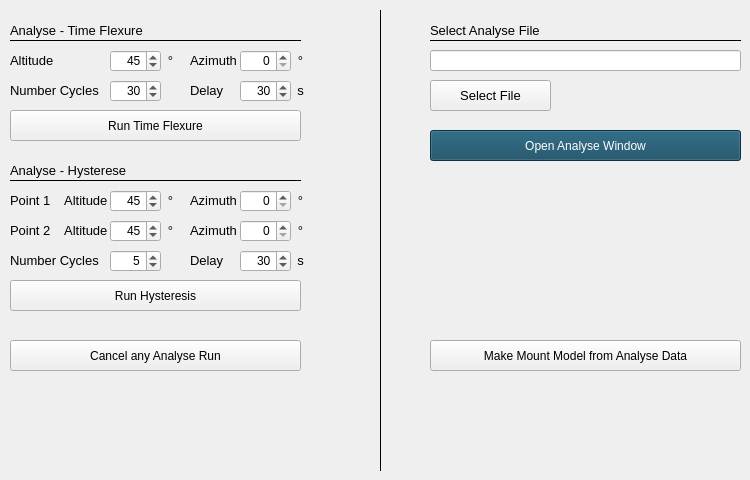
   <widget class="QWidget" name="tab_5">
    <attribute name="title">
     <string>Model Analyse</string>
    </attribute>
    <widget class="QLabel" name="label_107">
     <property name="geometry">
      <rect>
       <x>10</x>
       <y>20</y>
       <width>191</width>
       <height>21</height>
      </rect>
     </property>
     <property name="font">
      <font>
       <pointsize>10</pointsize>
      </font>
     </property>
     <property name="text">
      <string>Analyse - Time Flexure</string>
     </property>
    </widget>
    <widget class="QPushButton" name="btn_cancelAnalyseModel">
     <property name="geometry">
      <rect>
       <x>10</x>
       <y>340</y>
       <width>291</width>
       <height>31</height>
      </rect>
     </property>
     <property name="toolTip">
      <string>&lt;html&gt;&lt;head/&gt;&lt;body&gt;&lt;p&gt;Cancels a analyse cycle by constant pointing alt/az and measuring the error (next point)&lt;/p&gt;&lt;/body&gt;&lt;/html&gt;</string>
     </property>
     <property name="text">
      <string>Cancel any Analyse Run</string>
     </property>
    </widget>
    <widget class="QPushButton" name="btn_runTimeChangeModel">
     <property name="geometry">
      <rect>
       <x>10</x>
       <y>110</y>
       <width>291</width>
       <height>31</height>
      </rect>
     </property>
     <property name="toolTip">
      <string>&lt;html&gt;&lt;head/&gt;&lt;body&gt;&lt;p&gt;Runs a analyse cycle by constant pointing alt/az and measuring the error&lt;/p&gt;&lt;/body&gt;&lt;/html&gt;</string>
     </property>
     <property name="text">
      <string>Run Time Flexure</string>
     </property>
    </widget>
    <widget class="Line" name="line_33">
     <property name="geometry">
      <rect>
       <x>10</x>
       <y>30</y>
       <width>291</width>
       <height>21</height>
      </rect>
     </property>
     <property name="frameShadow">
      <enum>QFrame::Plain</enum>
     </property>
     <property name="orientation">
      <enum>Qt::Horizontal</enum>
     </property>
    </widget>
    <widget class="QLabel" name="label_174">
     <property name="geometry">
      <rect>
       <x>10</x>
       <y>50</y>
       <width>51</width>
       <height>21</height>
      </rect>
     </property>
     <property name="font">
      <font>
       <pointsize>10</pointsize>
      </font>
     </property>
     <property name="text">
      <string>Altitude</string>
     </property>
    </widget>
    <widget class="QDoubleSpinBox" name="azimuthTimeChange">
     <property name="geometry">
      <rect>
       <x>240</x>
       <y>50</y>
       <width>51</width>
       <height>22</height>
      </rect>
     </property>
     <property name="alignment">
      <set>Qt::AlignRight|Qt::AlignTrailing|Qt::AlignVCenter</set>
     </property>
     <property name="decimals">
      <number>0</number>
     </property>
     <property name="maximum">
      <double>359.000000000000000</double>
     </property>
     <property name="singleStep">
      <double>1.000000000000000</double>
     </property>
     <property name="value">
      <double>0.000000000000000</double>
     </property>
    </widget>
    <widget class="QLabel" name="label_175">
     <property name="geometry">
      <rect>
       <x>190</x>
       <y>50</y>
       <width>51</width>
       <height>21</height>
      </rect>
     </property>
     <property name="font">
      <font>
       <pointsize>10</pointsize>
      </font>
     </property>
     <property name="text">
      <string>Azimuth</string>
     </property>
    </widget>
    <widget class="QDoubleSpinBox" name="altitudeTimeChange">
     <property name="geometry">
      <rect>
       <x>110</x>
       <y>50</y>
       <width>51</width>
       <height>22</height>
      </rect>
     </property>
     <property name="alignment">
      <set>Qt::AlignRight|Qt::AlignTrailing|Qt::AlignVCenter</set>
     </property>
     <property name="decimals">
      <number>0</number>
     </property>
     <property name="minimum">
      <double>0.000000000000000</double>
     </property>
     <property name="maximum">
      <double>90.000000000000000</double>
     </property>
     <property name="singleStep">
      <double>1.000000000000000</double>
     </property>
     <property name="value">
      <double>45.000000000000000</double>
     </property>
    </widget>
    <widget class="QLabel" name="label_176">
     <property name="geometry">
      <rect>
       <x>10</x>
       <y>80</y>
       <width>101</width>
       <height>21</height>
      </rect>
     </property>
     <property name="font">
      <font>
       <pointsize>10</pointsize>
      </font>
     </property>
     <property name="text">
      <string>Number Cycles</string>
     </property>
    </widget>
    <widget class="QDoubleSpinBox" name="numberRunsTimeChange">
     <property name="geometry">
      <rect>
       <x>110</x>
       <y>80</y>
       <width>51</width>
       <height>22</height>
      </rect>
     </property>
     <property name="alignment">
      <set>Qt::AlignRight|Qt::AlignTrailing|Qt::AlignVCenter</set>
     </property>
     <property name="decimals">
      <number>0</number>
     </property>
     <property name="minimum">
      <double>10.000000000000000</double>
     </property>
     <property name="maximum">
      <double>300.000000000000000</double>
     </property>
     <property name="singleStep">
      <double>1.000000000000000</double>
     </property>
     <property name="value">
      <double>30.000000000000000</double>
     </property>
    </widget>
    <widget class="QLabel" name="label_111">
     <property name="geometry">
      <rect>
       <x>290</x>
       <y>50</y>
       <width>21</width>
       <height>20</height>
      </rect>
     </property>
     <property name="font">
      <font>
       <pointsize>10</pointsize>
      </font>
     </property>
     <property name="text">
      <string>°</string>
     </property>
     <property name="alignment">
      <set>Qt::AlignCenter</set>
     </property>
     <property name="wordWrap">
      <bool>false</bool>
     </property>
    </widget>
    <widget class="QLabel" name="label_112">
     <property name="geometry">
      <rect>
       <x>160</x>
       <y>50</y>
       <width>21</width>
       <height>20</height>
      </rect>
     </property>
     <property name="font">
      <font>
       <pointsize>10</pointsize>
      </font>
     </property>
     <property name="text">
      <string>°</string>
     </property>
     <property name="alignment">
      <set>Qt::AlignCenter</set>
     </property>
     <property name="wordWrap">
      <bool>false</bool>
     </property>
    </widget>
    <widget class="QLabel" name="label_177">
     <property name="geometry">
      <rect>
       <x>190</x>
       <y>80</y>
       <width>41</width>
       <height>21</height>
      </rect>
     </property>
     <property name="font">
      <font>
       <pointsize>10</pointsize>
      </font>
     </property>
     <property name="text">
      <string>Delay</string>
     </property>
    </widget>
    <widget class="QDoubleSpinBox" name="delayTimeTimeChange">
     <property name="geometry">
      <rect>
       <x>240</x>
       <y>80</y>
       <width>51</width>
       <height>22</height>
      </rect>
     </property>
     <property name="alignment">
      <set>Qt::AlignRight|Qt::AlignTrailing|Qt::AlignVCenter</set>
     </property>
     <property name="decimals">
      <number>0</number>
     </property>
     <property name="minimum">
      <double>1.000000000000000</double>
     </property>
     <property name="maximum">
      <double>300.000000000000000</double>
     </property>
     <property name="singleStep">
      <double>1.000000000000000</double>
     </property>
     <property name="value">
      <double>30.000000000000000</double>
     </property>
    </widget>
    <widget class="QLabel" name="label_115">
     <property name="geometry">
      <rect>
       <x>290</x>
       <y>80</y>
       <width>21</width>
       <height>20</height>
      </rect>
     </property>
     <property name="font">
      <font>
       <pointsize>10</pointsize>
      </font>
     </property>
     <property name="text">
      <string>s</string>
     </property>
     <property name="alignment">
      <set>Qt::AlignCenter</set>
     </property>
     <property name="wordWrap">
      <bool>false</bool>
     </property>
    </widget>
    <widget class="QLabel" name="label_118">
     <property name="geometry">
      <rect>
       <x>10</x>
       <y>160</y>
       <width>191</width>
       <height>21</height>
      </rect>
     </property>
     <property name="font">
      <font>
       <pointsize>10</pointsize>
      </font>
     </property>
     <property name="text">
      <string>Analyse - Hysterese</string>
     </property>
    </widget>
    <widget class="Line" name="line_37">
     <property name="geometry">
      <rect>
       <x>10</x>
       <y>170</y>
       <width>291</width>
       <height>21</height>
      </rect>
     </property>
     <property name="frameShadow">
      <enum>QFrame::Plain</enum>
     </property>
     <property name="orientation">
      <enum>Qt::Horizontal</enum>
     </property>
    </widget>
    <widget class="QPushButton" name="btn_runHystereseModel">
     <property name="geometry">
      <rect>
       <x>10</x>
       <y>280</y>
       <width>291</width>
       <height>31</height>
      </rect>
     </property>
     <property name="toolTip">
      <string>&lt;html&gt;&lt;head/&gt;&lt;body&gt;&lt;p&gt;Runs a analyse cycle by swapping two alt/az positions and measuring the error&lt;/p&gt;&lt;/body&gt;&lt;/html&gt;</string>
     </property>
     <property name="text">
      <string>Run Hysteresis</string>
     </property>
    </widget>
    <widget class="QLineEdit" name="le_analyseFileName">
     <property name="geometry">
      <rect>
       <x>430</x>
       <y>50</y>
       <width>311</width>
       <height>21</height>
      </rect>
     </property>
     <property name="font">
      <font>
       <family>Courier</family>
       <pointsize>10</pointsize>
       <weight>75</weight>
       <bold>true</bold>
      </font>
     </property>
     <property name="mouseTracking">
      <bool>false</bool>
     </property>
     <property name="acceptDrops">
      <bool>false</bool>
     </property>
     <property name="toolTip">
      <string>Name of Analysis file, where the data ist stored</string>
     </property>
     <property name="layoutDirection">
      <enum>Qt::RightToLeft</enum>
     </property>
     <property name="readOnly">
      <bool>false</bool>
     </property>
    </widget>
    <widget class="Line" name="line_29">
     <property name="geometry">
      <rect>
       <x>430</x>
       <y>30</y>
       <width>311</width>
       <height>21</height>
      </rect>
     </property>
     <property name="frameShadow">
      <enum>QFrame::Plain</enum>
     </property>
     <property name="orientation">
      <enum>Qt::Horizontal</enum>
     </property>
    </widget>
    <widget class="QPushButton" name="btn_openAnalyseWindow">
     <property name="geometry">
      <rect>
       <x>430</x>
       <y>130</y>
       <width>311</width>
       <height>31</height>
      </rect>
     </property>
     <property name="toolTip">
      <string>&lt;html&gt;&lt;head/&gt;&lt;body&gt;&lt;p&gt;Opens the analyse Popup Window&lt;/p&gt;&lt;/body&gt;&lt;/html&gt;</string>
     </property>
     <property name="styleSheet">
      <string notr="true">background-color: rgb(16, 72, 96);
color: rgb(255,255,255);</string>
     </property>
     <property name="text">
      <string>Open Analyse Window</string>
     </property>
    </widget>
    <widget class="QPushButton" name="btn_selectAnalyseFileName">
     <property name="geometry">
      <rect>
       <x>430</x>
       <y>80</y>
       <width>121</width>
       <height>31</height>
      </rect>
     </property>
     <property name="font">
      <font>
       <pointsize>10</pointsize>
      </font>
     </property>
     <property name="toolTip">
      <string>&lt;html&gt;&lt;head/&gt;&lt;body&gt;&lt;p&gt;Selects the file, where the analyse data is stored&lt;/p&gt;&lt;/body&gt;&lt;/html&gt;</string>
     </property>
     <property name="text">
      <string>Select File</string>
     </property>
    </widget>
    <widget class="QLabel" name="label_99">
     <property name="geometry">
      <rect>
       <x>430</x>
       <y>20</y>
       <width>161</width>
       <height>21</height>
      </rect>
     </property>
     <property name="font">
      <font>
       <pointsize>10</pointsize>
      </font>
     </property>
     <property name="text">
      <string>Select Analyse File</string>
     </property>
    </widget>
    <widget class="QLabel" name="label_182">
     <property name="geometry">
      <rect>
       <x>190</x>
       <y>220</y>
       <width>51</width>
       <height>21</height>
      </rect>
     </property>
     <property name="font">
      <font>
       <pointsize>10</pointsize>
      </font>
     </property>
     <property name="text">
      <string>Azimuth</string>
     </property>
    </widget>
    <widget class="QDoubleSpinBox" name="numberRunsHysterese">
     <property name="geometry">
      <rect>
       <x>110</x>
       <y>250</y>
       <width>51</width>
       <height>22</height>
      </rect>
     </property>
     <property name="alignment">
      <set>Qt::AlignRight|Qt::AlignTrailing|Qt::AlignVCenter</set>
     </property>
     <property name="decimals">
      <number>0</number>
     </property>
     <property name="minimum">
      <double>1.000000000000000</double>
     </property>
     <property name="maximum">
      <double>50.000000000000000</double>
     </property>
     <property name="singleStep">
      <double>1.000000000000000</double>
     </property>
     <property name="value">
      <double>5.000000000000000</double>
     </property>
    </widget>
    <widget class="QLabel" name="label_183">
     <property name="geometry">
      <rect>
       <x>10</x>
       <y>250</y>
       <width>91</width>
       <height>21</height>
      </rect>
     </property>
     <property name="font">
      <font>
       <pointsize>10</pointsize>
      </font>
     </property>
     <property name="text">
      <string>Number Cycles</string>
     </property>
    </widget>
    <widget class="QLabel" name="label_184">
     <property name="geometry">
      <rect>
       <x>190</x>
       <y>250</y>
       <width>41</width>
       <height>21</height>
      </rect>
     </property>
     <property name="font">
      <font>
       <pointsize>10</pointsize>
      </font>
     </property>
     <property name="text">
      <string>Delay</string>
     </property>
    </widget>
    <widget class="QDoubleSpinBox" name="delayTimeHysterese">
     <property name="geometry">
      <rect>
       <x>240</x>
       <y>250</y>
       <width>51</width>
       <height>22</height>
      </rect>
     </property>
     <property name="alignment">
      <set>Qt::AlignRight|Qt::AlignTrailing|Qt::AlignVCenter</set>
     </property>
     <property name="decimals">
      <number>0</number>
     </property>
     <property name="minimum">
      <double>1.000000000000000</double>
     </property>
     <property name="maximum">
      <double>300.000000000000000</double>
     </property>
     <property name="singleStep">
      <double>1.000000000000000</double>
     </property>
     <property name="value">
      <double>30.000000000000000</double>
     </property>
    </widget>
    <widget class="QDoubleSpinBox" name="azimuthHysterese2">
     <property name="geometry">
      <rect>
       <x>240</x>
       <y>220</y>
       <width>51</width>
       <height>22</height>
      </rect>
     </property>
     <property name="alignment">
      <set>Qt::AlignRight|Qt::AlignTrailing|Qt::AlignVCenter</set>
     </property>
     <property name="decimals">
      <number>0</number>
     </property>
     <property name="maximum">
      <double>359.000000000000000</double>
     </property>
     <property name="singleStep">
      <double>1.000000000000000</double>
     </property>
     <property name="value">
      <double>0.000000000000000</double>
     </property>
    </widget>
    <widget class="QLabel" name="label_117">
     <property name="geometry">
      <rect>
       <x>290</x>
       <y>250</y>
       <width>21</width>
       <height>20</height>
      </rect>
     </property>
     <property name="font">
      <font>
       <pointsize>10</pointsize>
      </font>
     </property>
     <property name="text">
      <string>s</string>
     </property>
     <property name="alignment">
      <set>Qt::AlignCenter</set>
     </property>
     <property name="wordWrap">
      <bool>false</bool>
     </property>
    </widget>
    <widget class="QLabel" name="label_114">
     <property name="geometry">
      <rect>
       <x>160</x>
       <y>220</y>
       <width>21</width>
       <height>20</height>
      </rect>
     </property>
     <property name="font">
      <font>
       <pointsize>10</pointsize>
      </font>
     </property>
     <property name="text">
      <string>°</string>
     </property>
     <property name="alignment">
      <set>Qt::AlignCenter</set>
     </property>
     <property name="wordWrap">
      <bool>false</bool>
     </property>
    </widget>
    <widget class="QDoubleSpinBox" name="altitudeHysterese2">
     <property name="geometry">
      <rect>
       <x>110</x>
       <y>220</y>
       <width>51</width>
       <height>22</height>
      </rect>
     </property>
     <property name="alignment">
      <set>Qt::AlignRight|Qt::AlignTrailing|Qt::AlignVCenter</set>
     </property>
     <property name="decimals">
      <number>0</number>
     </property>
     <property name="minimum">
      <double>0.000000000000000</double>
     </property>
     <property name="maximum">
      <double>90.000000000000000</double>
     </property>
     <property name="singleStep">
      <double>1.000000000000000</double>
     </property>
     <property name="value">
      <double>45.000000000000000</double>
     </property>
    </widget>
    <widget class="QLabel" name="label_119">
     <property name="geometry">
      <rect>
       <x>290</x>
       <y>220</y>
       <width>21</width>
       <height>20</height>
      </rect>
     </property>
     <property name="font">
      <font>
       <pointsize>10</pointsize>
      </font>
     </property>
     <property name="text">
      <string>°</string>
     </property>
     <property name="alignment">
      <set>Qt::AlignCenter</set>
     </property>
     <property name="wordWrap">
      <bool>false</bool>
     </property>
    </widget>
    <widget class="QLabel" name="label_185">
     <property name="geometry">
      <rect>
       <x>10</x>
       <y>190</y>
       <width>101</width>
       <height>21</height>
      </rect>
     </property>
     <property name="font">
      <font>
       <pointsize>10</pointsize>
      </font>
     </property>
     <property name="text">
      <string>Point 1    Altitude</string>
     </property>
    </widget>
    <widget class="QLabel" name="label_120">
     <property name="geometry">
      <rect>
       <x>160</x>
       <y>190</y>
       <width>21</width>
       <height>20</height>
      </rect>
     </property>
     <property name="font">
      <font>
       <pointsize>10</pointsize>
      </font>
     </property>
     <property name="text">
      <string>°</string>
     </property>
     <property name="alignment">
      <set>Qt::AlignCenter</set>
     </property>
     <property name="wordWrap">
      <bool>false</bool>
     </property>
    </widget>
    <widget class="QLabel" name="label_121">
     <property name="geometry">
      <rect>
       <x>290</x>
       <y>190</y>
       <width>21</width>
       <height>20</height>
      </rect>
     </property>
     <property name="font">
      <font>
       <pointsize>10</pointsize>
      </font>
     </property>
     <property name="text">
      <string>°</string>
     </property>
     <property name="alignment">
      <set>Qt::AlignCenter</set>
     </property>
     <property name="wordWrap">
      <bool>false</bool>
     </property>
    </widget>
    <widget class="QDoubleSpinBox" name="azimuthHysterese1">
     <property name="geometry">
      <rect>
       <x>240</x>
       <y>190</y>
       <width>51</width>
       <height>22</height>
      </rect>
     </property>
     <property name="alignment">
      <set>Qt::AlignRight|Qt::AlignTrailing|Qt::AlignVCenter</set>
     </property>
     <property name="decimals">
      <number>0</number>
     </property>
     <property name="maximum">
      <double>359.000000000000000</double>
     </property>
     <property name="singleStep">
      <double>1.000000000000000</double>
     </property>
     <property name="value">
      <double>0.000000000000000</double>
     </property>
    </widget>
    <widget class="QDoubleSpinBox" name="altitudeHysterese1">
     <property name="geometry">
      <rect>
       <x>110</x>
       <y>190</y>
       <width>51</width>
       <height>22</height>
      </rect>
     </property>
     <property name="alignment">
      <set>Qt::AlignRight|Qt::AlignTrailing|Qt::AlignVCenter</set>
     </property>
     <property name="decimals">
      <number>0</number>
     </property>
     <property name="minimum">
      <double>0.000000000000000</double>
     </property>
     <property name="maximum">
      <double>90.000000000000000</double>
     </property>
     <property name="singleStep">
      <double>1.000000000000000</double>
     </property>
     <property name="value">
      <double>45.000000000000000</double>
     </property>
    </widget>
    <widget class="QLabel" name="label_186">
     <property name="geometry">
      <rect>
       <x>190</x>
       <y>190</y>
       <width>51</width>
       <height>21</height>
      </rect>
     </property>
     <property name="font">
      <font>
       <pointsize>10</pointsize>
      </font>
     </property>
     <property name="text">
      <string>Azimuth</string>
     </property>
    </widget>
    <widget class="Line" name="line_43">
     <property name="geometry">
      <rect>
       <x>10</x>
       <y>170</y>
       <width>291</width>
       <height>21</height>
      </rect>
     </property>
     <property name="frameShadow">
      <enum>QFrame::Plain</enum>
     </property>
     <property name="orientation">
      <enum>Qt::Horizontal</enum>
     </property>
    </widget>
    <widget class="QLabel" name="label_187">
     <property name="geometry">
      <rect>
       <x>10</x>
       <y>220</y>
       <width>101</width>
       <height>21</height>
      </rect>
     </property>
     <property name="font">
      <font>
       <pointsize>10</pointsize>
      </font>
     </property>
     <property name="text">
      <string>Point 2    Altitude</string>
     </property>
    </widget>
    <widget class="QPushButton" name="btn_runBatchModel">
     <property name="geometry">
      <rect>
       <x>430</x>
       <y>340</y>
       <width>311</width>
       <height>31</height>
      </rect>
     </property>
     <property name="toolTip">
      <string>&lt;html&gt;&lt;head/&gt;&lt;body&gt;&lt;p&gt;Generates a new pointing model from stored analyse data&lt;/p&gt;&lt;/body&gt;&lt;/html&gt;</string>
     </property>
     <property name="text">
      <string>Make Mount Model from Analyse Data</string>
     </property>
    </widget>
    <widget class="Line" name="line_52">
     <property name="geometry">
      <rect>
       <x>370</x>
       <y>10</y>
       <width>21</width>
       <height>461</height>
      </rect>
     </property>
     <property name="frameShadow">
      <enum>QFrame::Plain</enum>
     </property>
     <property name="orientation">
      <enum>Qt::Vertical</enum>
     </property>
    </widget>
   </widget>
